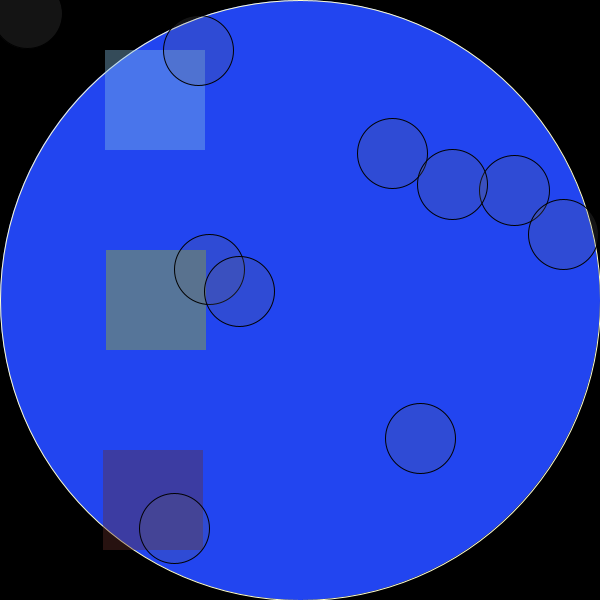
Frame 1 (no input)
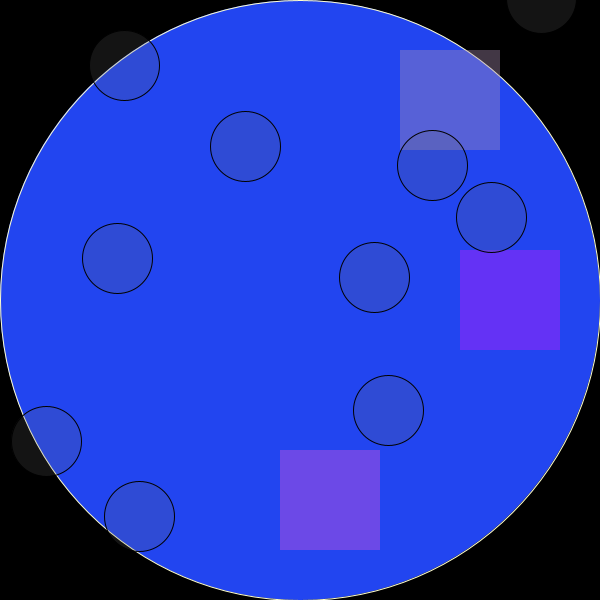
Frame 60 (the mouse pressed at the canvas centre just before this capture)
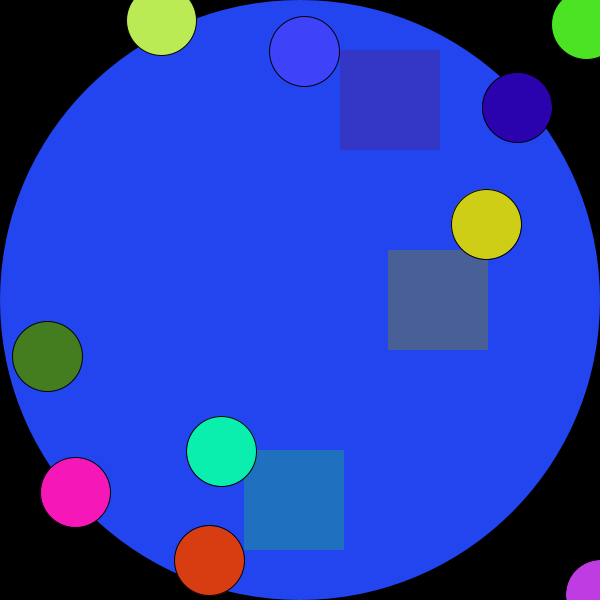
Frame 120 (the mouse held since frame 60 and released just before this capture)

The Processing sketch that drew these frames (run headless with seeded random() and noise(); from frame 60 on, the mouse is pressed at the canvas centre):

// Processing sketch: processing_174843
// ── processing_174843.pde

Car myCar1;
Car myCar2;
Car myCar3;
Ball ball1;
Ball ball2;
Ball ball3;
Ball ball4;
Ball ball5;
Ball ball6;
Ball ball7;
Ball ball8;
Ball ball9;
Ball ball10;
int speed = 5;
int dir;
float x;  
int index = 0;


void setup(){
    cursor();

  size(600, 600);
  x = width; 

  
  ball1 = new Ball(35);
  ball2 = new Ball(35);
  ball3 = new Ball(35);
   ball4 = new Ball(35);
  ball5 = new Ball(35);
   ball6 = new Ball(35);
  ball7 = new Ball(35);
  ball8 = new Ball(35);
  ball9 = new Ball(35);
  ball10 = new Ball(35);

 


 myCar1 = new Car(50, (int)random(3,10));
 myCar2 = new Car(250, (int)random(3,10));
  myCar3 = new Car(450, (int)random(3,10));
  dir = 1;
  if(random(10) > 1){
    dir = -1;
  }

}

void draw(){


   int nmouse = 0;
  float n = mouseX;
  float d = mouseY;

 ellipse(n-20, d, 20, 20);
 fill(0);
 stroke(-50);
  if (mousePressed){
    cursor();
     
    }
  else {
    noCursor();
   
    }

 
 noStroke();
  ellipse(250, 250, 650, 650);
     fill(0);
stroke(-50);

  if(mousePressed){

   
    ball1.highlight();
    ball2.highlight(); 
    ball3.highlight();
    ball4.highlight();
    ball5.highlight();
  ball6.highlight();
    ball7.highlight();
    ball8.highlight();
    ball9.highlight();
    ball10.highlight();

  }
  
 // background(#4169E1    );
  background(0);
   
    fill(#2245F0);
    ellipse(300, 300, 600, 600);
 noStroke();
  ball1.move();
  ball2.move();
  ball3.move();
  ball4.move();
  ball5.move();
  ball6.move();
  ball7.move();
  ball8.move();
  ball9.move();
  ball10.move();


  if(myCar1.x < 0 || myCar1.x > width){
    dir = -dir;
    myCar1.wonGame();
  }
  if(myCar2.x < 0 || myCar2.x > width){
    dir = -dir;
    myCar2.wonGame();
  }
  if(myCar3.x < 0 || myCar3.x > width){
    dir = -dir;
    myCar3.wonGame();
  }
  if (ball1.intersect(myCar1)) { // New! An object can have a function that takes another object as an argument. This is one way to have objects communicate. In this case they are checking to see if they intersect.
    ball1.changeDir();
  }
  if (ball2.intersect(myCar1)) { // New! An object can have a function that takes another object as an argument. This is one way to have objects communicate. In this case they are checking to see if they intersect.
    ball2.changeDir();
  }
  if (ball1.intersect(myCar2)) { // New! An object can have a function that takes another object as an argument. This is one way to have objects communicate. In this case they are checking to see if they intersect.
    ball1.changeDir();
  }
  if (ball2.intersect(myCar2)) { // New! An object can have a function that takes another object as an argument. This is one way to have objects communicate. In this case they are checking to see if they intersect.
    ball2.changeDir();
  }
  if (ball1.intersect(myCar3)) { // New! An object can have a function that takes another object as an argument. This is one way to have objects communicate. In this case they are checking to see if they intersect.
    ball1.changeDir();
  }
  if (ball2.intersect(myCar3)) { // New! An object can have a function that takes another object as an argument. This is one way to have objects communicate. In this case they are checking to see if they intersect.
    ball2.changeDir();
  }
  
  if (ball3.intersect(myCar1)) { // New! An object can have a function that takes another object as an argument. This is one way to have objects communicate. In this case they are checking to see if they intersect.
    ball3.changeDir();
  }
  if (ball3.intersect(myCar2)) { // New! An object can have a function that takes another object as an argument. This is one way to have objects communicate. In this case they are checking to see if they intersect.
    ball3.changeDir();
  }
  if (ball3.intersect(myCar3)) { // New! An object can have a function that takes another object as an argument. This is one way to have objects communicate. In this case they are checking to see if they intersect.
    ball3.changeDir();
  }
  
    if (ball4.intersect(myCar1)) { // New! An object can have a function that takes another object as an argument. This is one way to have objects communicate. In this case they are checking to see if they intersect.
    ball4.changeDir();
  }
  if (ball4.intersect(myCar2)) { // New! An object can have a function that takes another object as an argument. This is one way to have objects communicate. In this case they are checking to see if they intersect.
    ball4.changeDir();
  }
  if (ball4.intersect(myCar3)) { // New! An object can have a function that takes another object as an argument. This is one way to have objects communicate. In this case they are checking to see if they intersect.
    ball4.changeDir();
  }
  
    if (ball5.intersect(myCar1)) { // New! An object can have a function that takes another object as an argument. This is one way to have objects communicate. In this case they are checking to see if they intersect.
    ball5.changeDir();
  }
  if (ball5.intersect(myCar2)) { // New! An object can have a function that takes another object as an argument. This is one way to have objects communicate. In this case they are checking to see if they intersect.
    ball5.changeDir();
  }
  if (ball5.intersect(myCar3)) { // New! An object can have a function that takes another object as an argument. This is one way to have objects communicate. In this case they are checking to see if they intersect.
    ball5.changeDir();
  }
  
      if (ball6.intersect(myCar1)) { // New! An object can have a function that takes another object as an argument. This is one way to have objects communicate. In this case they are checking to see if they intersect.
    ball6.changeDir();
  }
  if (ball6.intersect(myCar2)) { // New! An object can have a function that takes another object as an argument. This is one way to have objects communicate. In this case they are checking to see if they intersect.
    ball6.changeDir();
  }
  if (ball6.intersect(myCar3)) { // New! An object can have a function that takes another object as an argument. This is one way to have objects communicate. In this case they are checking to see if they intersect.
    ball6.changeDir();
  }
  
  
      if (ball7.intersect(myCar1)) { // New! An object can have a function that takes another object as an argument. This is one way to have objects communicate. In this case they are checking to see if they intersect.
    ball7.changeDir();
  }
  if (ball7.intersect(myCar2)) { // New! An object can have a function that takes another object as an argument. This is one way to have objects communicate. In this case they are checking to see if they intersect.
    ball7.changeDir();
  }
  if (ball7.intersect(myCar3)) { // New! An object can have a function that takes another object as an argument. This is one way to have objects communicate. In this case they are checking to see if they intersect.
    ball7.changeDir();
  }
  
      if (ball8.intersect(myCar1)) { // New! An object can have a function that takes another object as an argument. This is one way to have objects communicate. In this case they are checking to see if they intersect.
    ball8.changeDir();
  }
  if (ball8.intersect(myCar2)) { // New! An object can have a function that takes another object as an argument. This is one way to have objects communicate. In this case they are checking to see if they intersect.
    ball8.changeDir();
  }
  if (ball8.intersect(myCar3)) { // New! An object can have a function that takes another object as an argument. This is one way to have objects communicate. In this case they are checking to see if they intersect.
    ball8.changeDir();
  }
      if (ball9.intersect(myCar1)) { // New! An object can have a function that takes another object as an argument. This is one way to have objects communicate. In this case they are checking to see if they intersect.
    ball9.changeDir();
  }
  if (ball9.intersect(myCar2)) { // New! An object can have a function that takes another object as an argument. This is one way to have objects communicate. In this case they are checking to see if they intersect.
    ball9.changeDir();
  }
  if (ball9.intersect(myCar3)) { // New! An object can have a function that takes another object as an argument. This is one way to have objects communicate. In this case they are checking to see if they intersect.
    ball9.changeDir();
  }
  
      if (ball10.intersect(myCar1)) { // New! An object can have a function that takes another object as an argument. This is one way to have objects communicate. In this case they are checking to see if they intersect.
    ball10.changeDir();
  }
  if (ball10.intersect(myCar2)) { // New! An object can have a function that takes another object as an argument. This is one way to have objects communicate. In this case they are checking to see if they intersect.
    ball10.changeDir();
  }
  if (ball10.intersect(myCar3)) { // New! An object can have a function that takes another object as an argument. This is one way to have objects communicate. In this case they are checking to see if they intersect.
    ball10.changeDir();
  }
  
  
  
  myCar1.move(dir);    
  myCar2.move(dir);    
  myCar3.move(dir); 
  myCar1.display();
  myCar2.display();
  myCar3.display();
  ball1.display();
  ball2.display();
  ball3.display();
  ball4.display();
  ball5.display();
  ball6.display();
  ball7.display();
  ball8.display();
  ball9.display();
  ball10.display();

}


 




class Car {
  int x;
  int y;
  float speed;
  color myFill;

  Car(int tempy, float tempspeed) {
    x = 100;
    y = tempy;
    speed = tempspeed;
    myFill = color(255, 255, 255);
  }

  void move(int dir) {
    x+=speed * dir;
    wonGame();
  }
  void display() {
    fill(myFill);
    rect(x, y, 100, 100);
    
  }
 void wonGame() {

   myFill = color(random(255), random(255), random(255), 100);
 }
   
   void draw(){
      if(x < 0 || x > 200){
      dir = -dir;
      }
      move(dir);
      display();
   }
}



class Ball {
  
  float r; 
  float x,y;
  float xspeed,yspeed;
  color c = color(100,50);

  Ball(float tempR) {
    r = tempR;
    x = random(width);
    y = random(height);
    xspeed = random( -5,5);
    yspeed = random( -5,5);
  
}
  
  void changeDir(){
    xspeed *= - 1;
    yspeed *= - 1;
  }
  
  void move() {
    x += xspeed; 
    y += yspeed; 
        if (x > width || x < 0) {
      xspeed *= - 1;
    }
    
    // Check vertical edges
    if (y > height || y < 0) {
      yspeed *= - 1;
    }
  }
  
  void highlight() { 
    noStroke();
    c = color(random(255), random(255), random(255));
  }
  

  void display() {
    stroke(0);
    fill(c);
    ellipse(x,y,r*2,r*2);
    c = color(100,50);
    stroke(-50);
  }
  
 
  boolean intersect(Ball b) {
    
    float distance = dist(x,y,b.x,b.y); 
    if (distance < r + b.r) {
      return true;
    } else {
      return false;
    }
  }
 boolean intersect(Car b) {
    float distance = dist(x,y,b.x,b.y); 
    if (distance < r + 50) {
      return true;
    } else {
      return false;
    }
      }
}
